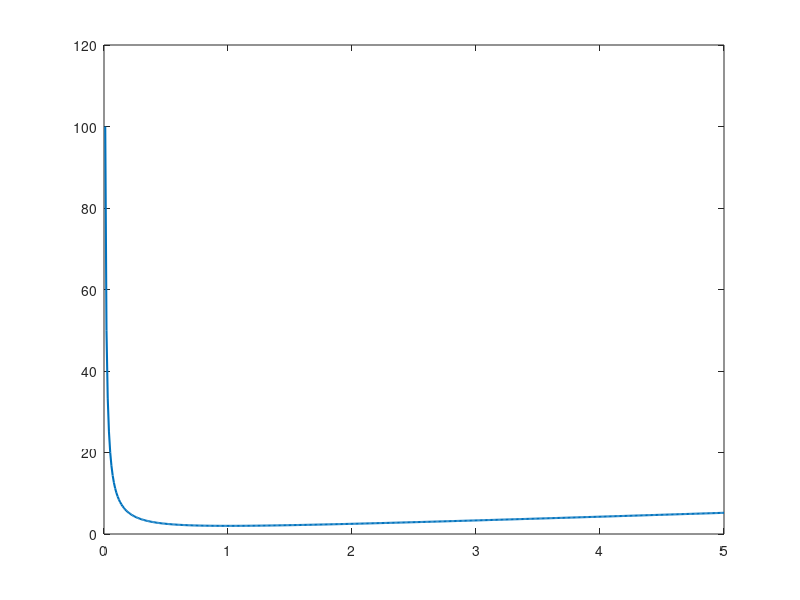

The MATLAB script that drew this image: (Note: this script raises an error after producing the figure.)
%% Plot the dispersion relation

a = linspace(0.01, 5, 500); % Avoid a=0 to prevent division by zero

% Compute 'c'
c = a + 1 ./ a;

% Plot the function
figure;
plot(a, c, 'LineWidth', 1.5);
xlabel('a', FontSize=12);
ylabel('c', FontSize=12);
title('Plot of c = a + 1/a', FontSize=14);
grid on;
xlim([0 5]); ylim([0,10]); % Optional, focus on range of 'a'
